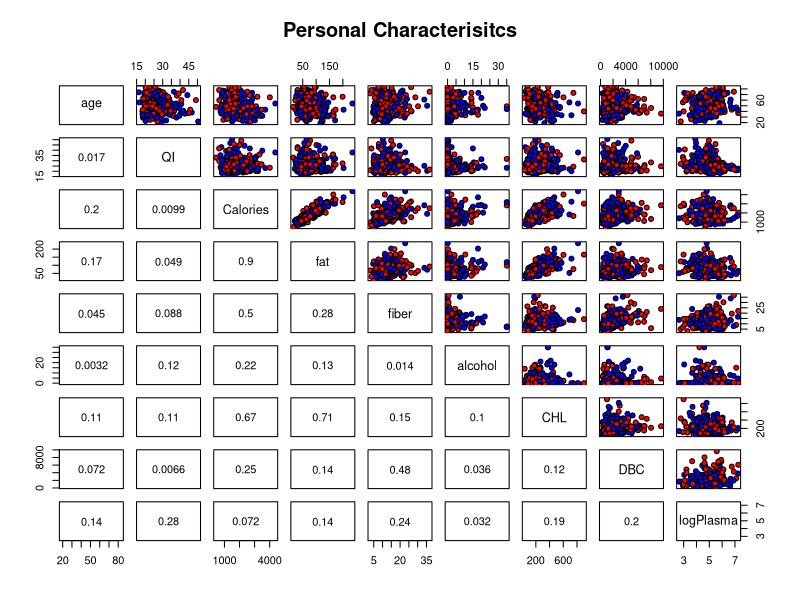

Reproduce this figure in R.
## ---- chunk 1
rm(list=ls())
# Also, use control + L to clear the console
# use below if running commands within R Studio
# a3 <- read.table("desktop/sta302h1/302a3/a3data.txt",sep="",header=T)
# use below if kintting to a PDF
a3 = read.table("a3data.txt",sep="",header=T)
# str(a3)
# is.factor(a3$gender)  #TRUE 
# is.factor(a3$smoke)   #FALSE
# is.factor(a3$Vitamin) #FALSE
a3$smoke = as.factor(a3$smoke)  # factor smoke
a3$Vitamin = as.factor(a3$Vitamin) # factor Vitamin
a3$logPlasma = log(a3$plasma) # take log of plasma and append to a3
# is.factor(a3$smoke) #TRUE
# is.factor(a3$gender) #TRUE
# is.factor(a3$Vitamin) #TRUE
# head(a3)

#2,3,5,12 represents column of gender, smoke, Vitamin and plasma respectively
subset_data <- a3[,-c(2,3,5,12)] #get rids of dummy variables and untransformed response
# head(subset_data) # works

# let lower panel to indicate the Pearson correlation coefficient
panel.pearson <- function(x, y, ...) {
horizontal <- (par("usr")[1] + par("usr")[2]) / 2;
vertical <- (par("usr")[3] + par("usr")[4]) / 2;
text(horizontal, vertical, format(abs(cor(x,y)), digits=2))
}

# generate the plot and let the lower part to indicate correlation coefficient
pairs(subset_data[1:9],main = "Personal Characterisitcs",pch=21,bg=c("red","blue"),lower.panel=panel.pearson)

  
